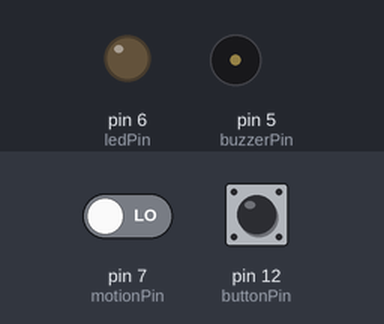
The sketch below on a simulated Arduino Uno, built with avr-gcc and run on an emulated ATmega328P. Parts: output pins drawn as LEDs (lit = HIGH), buzzer (waves = sounding). Dashed ring = blinking. The test bench sets the inputs (shaded band); at power-on: pin 7 (motionPin) LOW, pin 12 (buttonPin) LOW.

Above: at 6.2 s.
6.3 s: pin 7 (motionPin) driven HIGH
At 6.55 s:
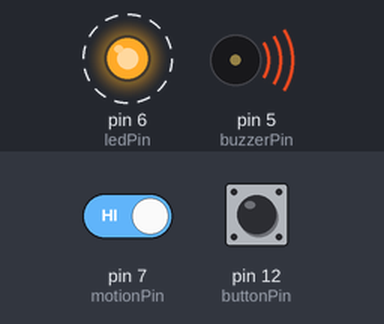
Timing chart, 0 to 15.3 s (numbered marks = the images above; inputs shaded):
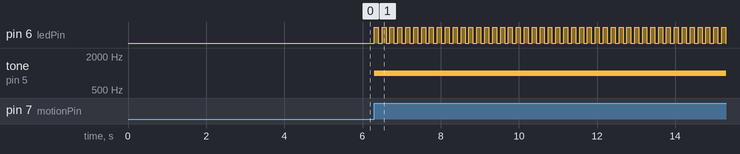

Measured:
- after the input at 6.3 s, pin 6 (ledPin): alternates HIGH for 0.10 s and LOW for 0.10 s, starting at once; tone on pin 5 (buzzerPin): silent → 1000 Hz at once

The sketch:

Alarm.ino
```cpp
// Declaring Pins
const int buzzerPin = 5;
const int ledPin = 6;
const int motionPin = 7;
const int buttonPin = 12;

// Setting Buzzer mode to False
boolean buzzer_mode = false;

// For LED
int ledState = LOW;
long previousMillis = 0;
long interval = 100;  // Interval at which LED blinks

void setup()
{
  //The Following are our output
  pinMode(ledPin,OUTPUT);
  pinMode(buzzerPin,OUTPUT);

  //Button is our Input
  pinMode(buttonPin, INPUT);

  // Wait before starting the alarm
  delay(5000);
}

void loop()
{
  // To chech whether the motion is detected or not
  if (digitalRead(motionPin)) {
    buzzer_mode = true;
  }

  // If alarm mode is on,blink our LED
  if (buzzer_mode){
    unsigned long currentMillis = millis();
    if(currentMillis - previousMillis > interval) {
      previousMillis = currentMillis;
      if (ledState == LOW)
        ledState = HIGH;
      else
        ledState = LOW;
    // Switch the LED
    digitalWrite(ledPin, ledState);
    }
    tone(buzzerPin,1000);
  }

  // If alarm is off
  if (buzzer_mode == false) {

    // No tone & LED off
    noTone(buzzerPin);
    digitalWrite(ledPin, LOW);
  }

  // If our button is pressed Switch off ringing and Setup
  int button_state = digitalRead(buttonPin);
  if (button_state) {buzzer_mode = false;}
}
```
